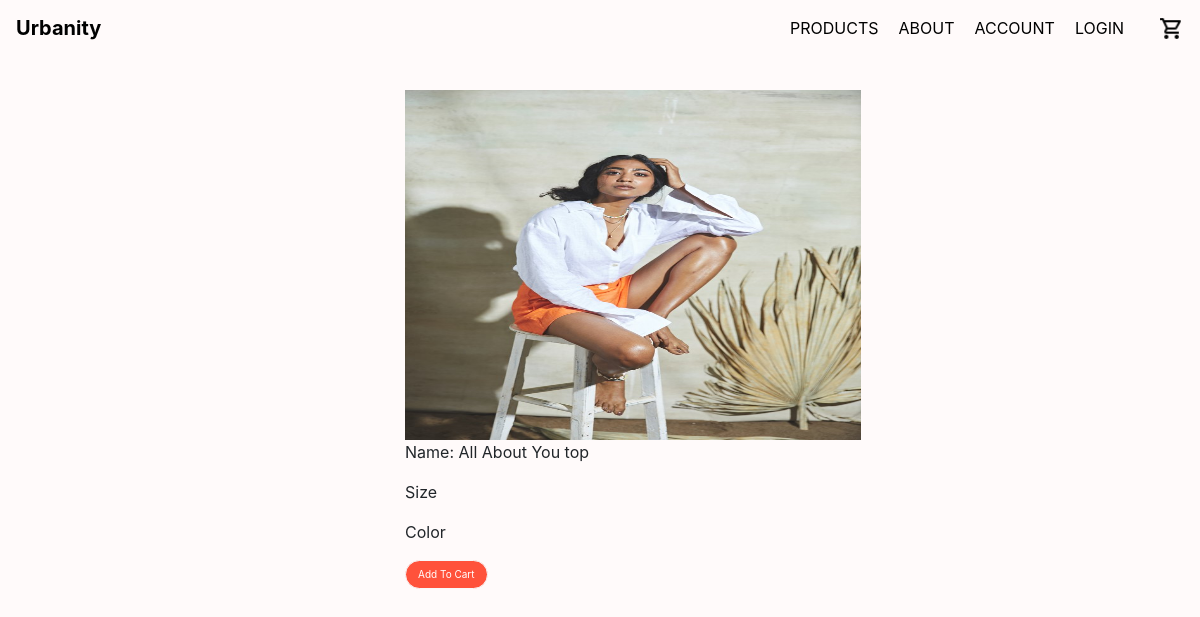
Screenshot of /25 with the database file from the repository.
### Urbanity/models.py (models this page shows, shortened)
class Product(models.Model):
    item_name = models.CharField(max_length=200)
    item_price = models.DecimalField(max_digits=7, decimal_places=2)
    item_image = models.ImageField(null=True, blank = True)
    quantity = models.IntegerField(default=1)
    @property
    def imageURL(self):
        try:
            url = self.item_image.url
        except:
            url = ''
        return url

### Urbanity/views.py (the view)
# urls.py: path('<int:id>',views.show , name='show'),
def show(request, id):
    obj = Product.objects.get(id=id )
    context={'product':obj}
    return render(request, 'product-detail.html', context)

### templates/product-detail.html
{% extends 'main.html' %}
{% load static %}
{% block content %}
{% if product%}
<div class="small-container" style="padding-top:90px; padding-left:200px;">
  <div id="product_row">
    <div class="col-2">
      <img src="{{ product.imageURL}}" alt=""  style="width: 80%; height:350px;">
    </div>
    <div class="col-2">
      <p>Name: {{ product.item_name}}</p>
      <p>Size</p>
      <p>Color</p>
      <button type="button" class="btn btn btn-light add-btn update-cart add_to_cart" >Add To Cart</button>
    </div>
    </div>
</div>
{%endif%}
{% endblock %}

### static/css/main.css (style rules this page uses)
body { background-color: hsl(1, 100%, 99%); overflow:auto; }
.btn { border-radius: 5px; }
#product_row { display: flex; align-items: center; flex-wrap: wrap; justify-content: space-around; }
.small-container { max-width: 1100px; margin: auto; padding-left: 20px; padding-right: 20px; }
.col-2 { flex-basis: 70%; min-width:600px; }
.add_to_cart { text-decoration: None; background: #ff523b; color: white; font-size: 10px; border-radius: 30px; }

### rows the page displays
Product: imageURL (picture), item_name "All About You top"
